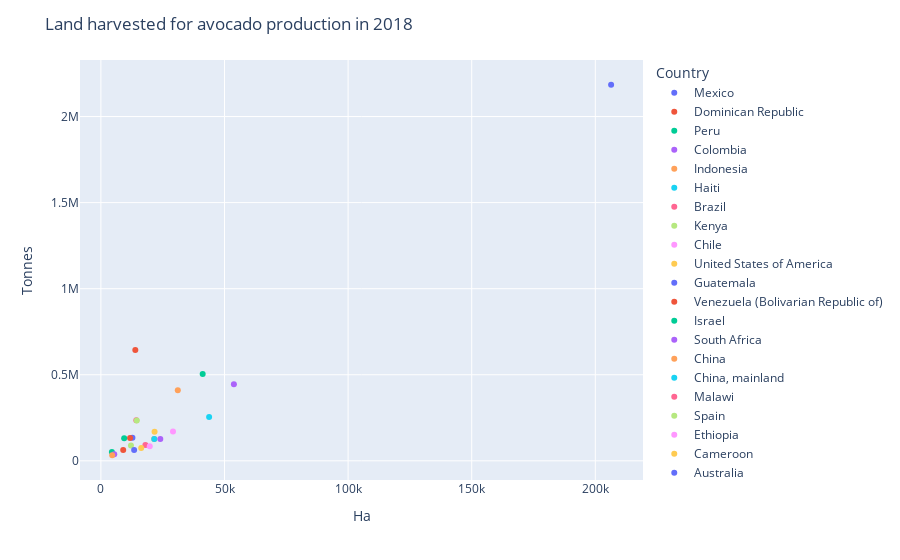

The code cell stored with this chart in its notebook:
### Code cell
# Step 1: Create the traces of the plots
fig6 = px.scatter(top_land_18, x="Area harvested (ha)", y="Production (tonnes)", color='Country')
    
 # Step 2: Update the layout of the plot

fig6.update_layout(title_text='Land harvested for avocado production in 2018')

# axes styling
fig6.update_xaxes(title= 'Ha',ticklen= 5,zeroline= False)
fig6.update_yaxes(title= 'Tonnes',ticklen= 5,zeroline= False)   
    
fig6.update_layout(coloraxis_showscale=False)
fig6.show()

### Figure 1 — Plotly figure (JSON) as saved in the notebook; plotly's stock layout.template omitted (floating-point values rounded to 4 significant figures)
{"data": [{"hovertemplate": "Country=Mexico<br>Area harvested (ha)=%{x}<br>Production (tonnes)=%{y}<extra></extra>", "legendgroup": "Mexico", "marker": {"color": "#636efa", "symbol": "circle"}, "mode": "markers", "name": "Mexico", "orientation": "v", "showlegend": true, "type": "scatter", "x": [206389], "xaxis": "x", "y": [2184663], "yaxis": "y"}, {"hovertemplate": "Country=Dominican Republic<br>Area harvested (ha)=%{x}<br>Production (tonnes)=%{y}<extra></extra>", "legendgroup": "Dominican Republic", "marker": {"color": "#EF553B", "symbol": "circle"}, "mode": "markers", "name": "Dominican Republic", "orientation": "v", "showlegend": true, "type": "scatter", "x": [13924], "xaxis": "x", "y": [644306], "yaxis": "y"}, {"hovertemplate": "Country=Peru<br>Area harvested (ha)=%{x}<br>Production (tonnes)=%{y}<extra></extra>", "legendgroup": "Peru", "marker": {"color": "#00cc96", "symbol": "circle"}, "mode": "markers", "name": "Peru", "orientation": "v", "showlegend": true, "type": "scatter", "x": [41171], "xaxis": "x", "y": [504532], "yaxis": "y"}, {"hovertemplate": "Country=Colombia<br>Area harvested (ha)=%{x}<br>Production (tonnes)=%{y}<extra></extra>", "legendgroup": "Colombia", "marker": {"color": "#ab63fa", "symbol": "circle"}, "mode": "markers", "name": "Colombia", "orientation": "v", "showlegend": true, "type": "scatter", "x": [53801], "xaxis": "x", "y": [445075], "yaxis": "y"}, {"hovertemplate": "Country=Indonesia<br>Area harvested (ha)=%{x}<br>Production (tonnes)=%{y}<extra></extra>", "legendgroup": "Indonesia", "marker": {"color": "#FFA15A", "symbol": "circle"}, "mode": "markers", "name": "Indonesia", "orientation": "v", "showlegend": true, "type": "scatter", "x": [31106], "xaxis": "x", "y": [410084], "yaxis": "y"}, {"hovertemplate": "Country=Haiti<br>Area harvested (ha)=%{x}<br>Production (tonnes)=%{y}<extra></extra>", "legendgroup": "Haiti", "marker": {"color": "#19d3f3", "symbol": "circle"}, "mode": "markers", "name": "Haiti", "orientation": "v", "showlegend": true, "type": "scatter", "x": [43773], "xaxis": "x", "y": [254825], "yaxis": "y"}, {"hovertemplate": "Country=Brazil<br>Area harvested (ha)=%{x}<br>Production (tonnes)=%{y}<extra></extra>", "legendgroup": "Brazil", "marker": {"color": "#FF6692", "symbol": "circle"}, "mode": "markers", "name": "Brazil", "orientation": "v", "showlegend": true, "type": "scatter", "x": [14325], "xaxis": "x", "y": [236177], "yaxis": "y"}, {"hovertemplate": "Country=Kenya<br>Area harvested (ha)=%{x}<br>Production (tonnes)=%{y}<extra></extra>", "legendgroup": "Kenya", "marker": {"color": "#B6E880", "symbol": "circle"}, "mode": "markers", "name": "Kenya", "orientation": "v", "showlegend": true, "type": "scatter", "x": [14497], "xaxis": "x", "y": [233933], "yaxis": "y"}, {"hovertemplate": "Country=Chile<br>Area harvested (ha)=%{x}<br>Production (tonnes)=%{y}<extra></extra>", "legendgroup": "Chile", "marker": {"color": "#FF97FF", "symbol": "circle"}, "mode": "markers", "name": "Chile", "orientation": "v", "showlegend": true, "type": "scatter", "x": [29166], "xaxis": "x", "y": [170013], "yaxis": "y"}, {"hovertemplate": "Country=United States of America<br>Area harvested (ha)=%{x}<br>Production (tonnes)=%{y}<extra></extra>", "legendgroup": "United States of America", "marker": {"color": "#FECB52", "symbol": "circle"}, "mode": "markers", "name": "United States of America", "orientation": "v", "showlegend": true, "type": "scatter", "x": [21710], "xaxis": "x", "y": [168530], "yaxis": "y"}, {"hovertemplate": "Country=Guatemala<br>Area harvested (ha)=%{x}<br>Production (tonnes)=%{y}<extra></extra>", "legendgroup": "Guatemala", "marker": {"color": "#636efa", "symbol": "circle"}, "mode": "markers", "name": "Guatemala", "orientation": "v", "showlegend": true, "type": "scatter", "x": [12750], "xaxis": "x", "y": [134353], "yaxis": "y"}, {"hovertemplate": "Country=Venezuela (Bolivarian Republic of)<br>Area harvested (ha)=%{x}<br>Production (tonnes)=%{y}<extra></extra>", "legendgroup": "Venezuela (Bolivarian Republic of)", "marker": {"color": "#EF553B", "symbol": "circle"}, "mode": "markers", "name": "Venezuela (Bolivarian Republic of)", "orientation": "v", "showlegend": true, "type": "scatter", "x": [11792], "xaxis": "x", "y": [132082], "yaxis": "y"}, {"hovertemplate": "Country=Israel<br>Area harvested (ha)=%{x}<br>Production (tonnes)=%{y}<extra></extra>", "legendgroup": "Israel", "marker": {"color": "#00cc96", "symbol": "circle"}, "mode": "markers", "name": "Israel", "orientation": "v", "showlegend": true, "type": "scatter", "x": [9408], "xaxis": "x", "y": [131720], "yaxis": "y"}, {"hovertemplate": "Country=South Africa<br>Area harvested (ha)=%{x}<br>Production (tonnes)=%{y}<extra></extra>", "legendgroup": "South Africa", "marker": {"color": "#ab63fa", "symbol": "circle"}, "mode": "markers", "name": "South Africa", "orientation": "v", "showlegend": true, "type": "scatter", "x": [24029], "xaxis": "x", "y": [127568], "yaxis": "y"}, {"hovertemplate": "Country=China<br>Area harvested (ha)=%{x}<br>Production (tonnes)=%{y}<extra></extra>", "legendgroup": "China", "marker": {"color": "#FFA15A", "symbol": "circle"}, "mode": "markers", "name": "China", "orientation": "v", "showlegend": true, "type": "scatter", "x": [21583], "xaxis": "x", "y": [126919], "yaxis": "y"}, {"hovertemplate": "Country=China, mainland<br>Area harvested (ha)=%{x}<br>Production (tonnes)=%{y}<extra></extra>", "legendgroup": "China, mainland", "marker": {"color": "#19d3f3", "symbol": "circle"}, "mode": "markers", "name": "China, mainland", "orientation": "v", "showlegend": true, "type": "scatter", "x": [21583], "xaxis": "x", "y": [126919], "yaxis": "y"}, {"hovertemplate": "Country=Malawi<br>Area harvested (ha)=%{x}<br>Production (tonnes)=%{y}<extra></extra>", "legendgroup": "Malawi", "marker": {"color": "#FF6692", "symbol": "circle"}, "mode": "markers", "name": "Malawi", "orientation": "v", "showlegend": true, "type": "scatter", "x": [18000], "xaxis": "x", "y": [92239], "yaxis": "y"}, {"hovertemplate": "Country=Spain<br>Area harvested (ha)=%{x}<br>Production (tonnes)=%{y}<extra></extra>", "legendgroup": "Spain", "marker": {"color": "#B6E880", "symbol": "circle"}, "mode": "markers", "name": "Spain", "orientation": "v", "showlegend": true, "type": "scatter", "x": [12160], "xaxis": "x", "y": [89590], "yaxis": "y"}, {"hovertemplate": "Country=Ethiopia<br>Area harvested (ha)=%{x}<br>Production (tonnes)=%{y}<extra></extra>", "legendgroup": "Ethiopia", "marker": {"color": "#FF97FF", "symbol": "circle"}, "mode": "markers", "name": "Ethiopia", "orientation": "v", "showlegend": true, "type": "scatter", "x": [19759], "xaxis": "x", "y": [84794], "yaxis": "y"}, {"hovertemplate": "Country=Cameroon<br>Area harvested (ha)=%{x}<br>Production (tonnes)=%{y}<extra></extra>", "legendgroup": "Cameroon", "marker": {"color": "#FECB52", "symbol": "circle"}, "mode": "markers", "name": "Cameroon", "orientation": "v", "showlegend": true, "type": "scatter", "x": [16292], "xaxis": "x", "y": [74101], "yaxis": "y"}, {"hovertemplate": "Country=Australia<br>Area harvested (ha)=%{x}<br>Production (tonnes)=%{y}<extra></extra>", "legendgroup": "Australia", "marker": {"color": "#636efa", "symbol": "circle"}, "mode": "markers", "name": "Australia", "orientation": "v", "showlegend": true, "type": "scatter", "x": [13447], "xaxis": "x", "y": [63486], "yaxis": "y"}, {"hovertemplate": "Country=Democratic Republic of the Congo<br>Area harvested (ha)=%{x}<br>Production (tonnes)=%{y}<extra></extra>", "legendgroup": "Democratic Republic of the Congo", "marker": {"color": "#EF553B", "symbol": "circle"}, "mode": "markers", "name": "Democratic Republic of the Congo", "orientation": "v", "showlegend": true, "type": "scatter", "x": [9026], "xaxis": "x", "y": [63022], "yaxis": "y"}, {"hovertemplate": "Country=Morocco<br>Area harvested (ha)=%{x}<br>Production (tonnes)=%{y}<extra></extra>", "legendgroup": "Morocco", "marker": {"color": "#00cc96", "symbol": "circle"}, "mode": "markers", "name": "Morocco", "orientation": "v", "showlegend": true, "type": "scatter", "x": [4449], "xaxis": "x", "y": [51170], "yaxis": "y"}, {"hovertemplate": "Country=Côte d'Ivoire<br>Area harvested (ha)=%{x}<br>Production (tonnes)=%{y}<extra></extra>", "legendgroup": "Côte d'Ivoire", "marker": {"color": "#ab63fa", "symbol": "circle"}, "mode": "markers", "name": "Côte d'Ivoire", "orientation": "v", "showlegend": true, "type": "scatter", "x": [5398], "xaxis": "x", "y": [38139], "yaxis": "y"}, {"hovertemplate": "Country=New Zealand<br>Area harvested (ha)=%{x}<br>Production (tonnes)=%{y}<extra></extra>", "legendgroup": "New Zealand", "marker": {"color": "#FFA15A", "symbol": "circle"}, "mode": "markers", "name": "New Zealand", "orientation": "v", "showlegend": true, "type": "scatter", "x": [4575], "xaxis": "x", "y": [32477], "yaxis": "y"}], "layout": {"coloraxis": {"showscale": false}, "legend": {"title": {"text": "Country"}, "tracegroupgap": 0}, "margin": {"t": 60}, "title": {"text": "Land harvested for avocado production in 2018"}, "xaxis": {"anchor": "y", "domain": [0, 1], "ticklen": 5, "title": {"text": "Ha"}, "zeroline": false}, "yaxis": {"anchor": "x", "domain": [0, 1], "ticklen": 5, "title": {"text": "Tonnes"}, "zeroline": false}}}
